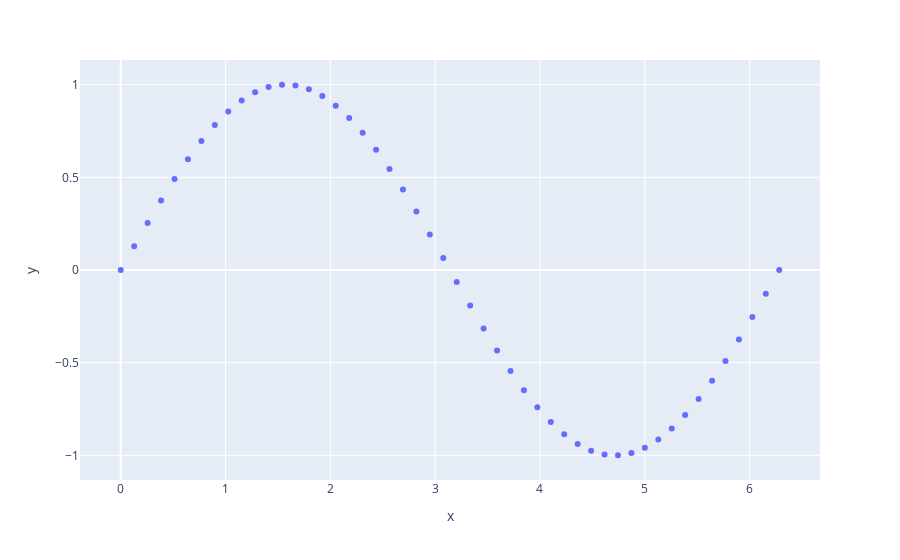

Notebook code cell kept with this figure:
### Code cell
f.show()

### Figure 1 — Plotly figure (JSON) as saved in the notebook; plotly's stock layout.template omitted (floating-point values rounded to 4 significant figures)
{"data": [{"hovertemplate": "x=%{x}<br>y=%{y}<extra></extra>", "legendgroup": "", "marker": {"color": "#636efa", "symbol": "circle"}, "mode": "markers", "name": "", "orientation": "v", "showlegend": false, "type": "scatter", "x": [0, 0.1282, 0.2565, 0.3847, 0.5129, 0.6411, 0.7694, 0.8976, 1.026, 1.154, 1.282, 1.411, 1.539, 1.667, 1.795, 1.923, 2.052, 2.18, 2.308, 2.436, 2.565, 2.693, 2.821, 2.949, 3.077, 3.206, 3.334, 3.462, 3.59, 3.719, 3.847, 3.975, 4.103, 4.232, 4.36, 4.488, 4.616, 4.744, 4.873, 5.001, 5.129, 5.257, 5.386, 5.514, 5.642, 5.77, 5.899, 6.027, 6.155, 6.283], "xaxis": "x", "y": [0, 0.1279, 0.2537, 0.3753, 0.4907, 0.5981, 0.6957, 0.7818, 0.8551, 0.9144, 0.9587, 0.9872, 0.9995, 0.9954, 0.9749, 0.9385, 0.8866, 0.8202, 0.7403, 0.6482, 0.5455, 0.4339, 0.3151, 0.1912, 0.06407, -0.06407, -0.1912, -0.3151, -0.4339, -0.5455, -0.6482, -0.7403, -0.8202, -0.8866, -0.9385, -0.9749, -0.9954, -0.9995, -0.9872, -0.9587, -0.9144, -0.8551, -0.7818, -0.6957, -0.5981, -0.4907, -0.3753, -0.2537, -0.1279, -2.449e-16], "yaxis": "y"}], "layout": {"legend": {"tracegroupgap": 0}, "margin": {"t": 60}, "xaxis": {"anchor": "y", "domain": [0, 1], "title": {"text": "x"}}, "yaxis": {"anchor": "x", "domain": [0, 1], "title": {"text": "y"}}}}
